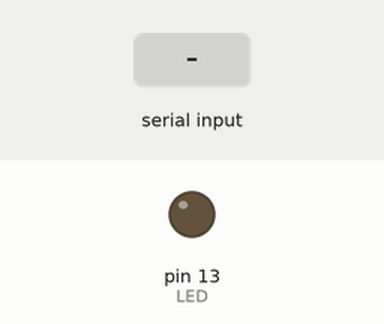
This sketch was run on a simulated Arduino Uno, built with avr-gcc and run on an emulated ATmega328P. On the bench: output pins drawn as LEDs (lit = HIGH). Dashed ring = blinking. The inputs (shaded band) are chosen by the test bench.

Above: at 1.8 s.
1.9 s: "2" received over the second serial link
At 2.4 s:
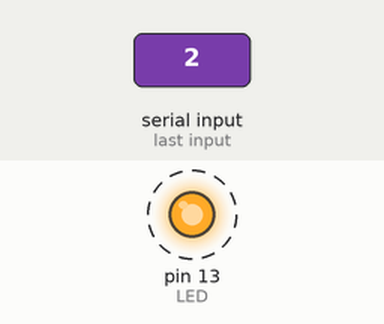
Timing chart, 0 to 5.0 s (numbered marks = the images above; inputs shaded):
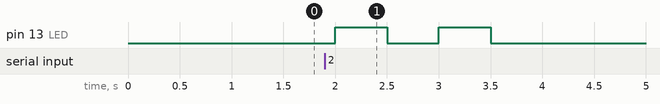

Measured:
- after the input at 1.9 s, pin 13 (LED): alternates HIGH for 0.50 s and LOW for 0.50 s, 4 changes in all, then stays LOW, starting after 0.10 s

The sketch:

Activity8.2_2.ino
```cpp
#define LED 13

#include <SoftwareSerial.h>

SoftwareSerial mySerial(3, 2); // SoftwareSerial(rxPin, txPin)

void setup()
{
	Serial.begin(9600);
	pinMode(LED,OUTPUT);
	mySerial.begin(9600);
	digitalWrite(LED, LOW);
}

void loop()
{
	char	n;

	n = '\0';
	while (mySerial.available() > 0)
	{
		n = (char) mySerial.read();
		while (n > '0')
		{
			digitalWrite(LED, HIGH);
			delay(500);
			digitalWrite(LED, LOW);
			delay(500);
			--n;
		}
	}
	delay(500);
}
```
